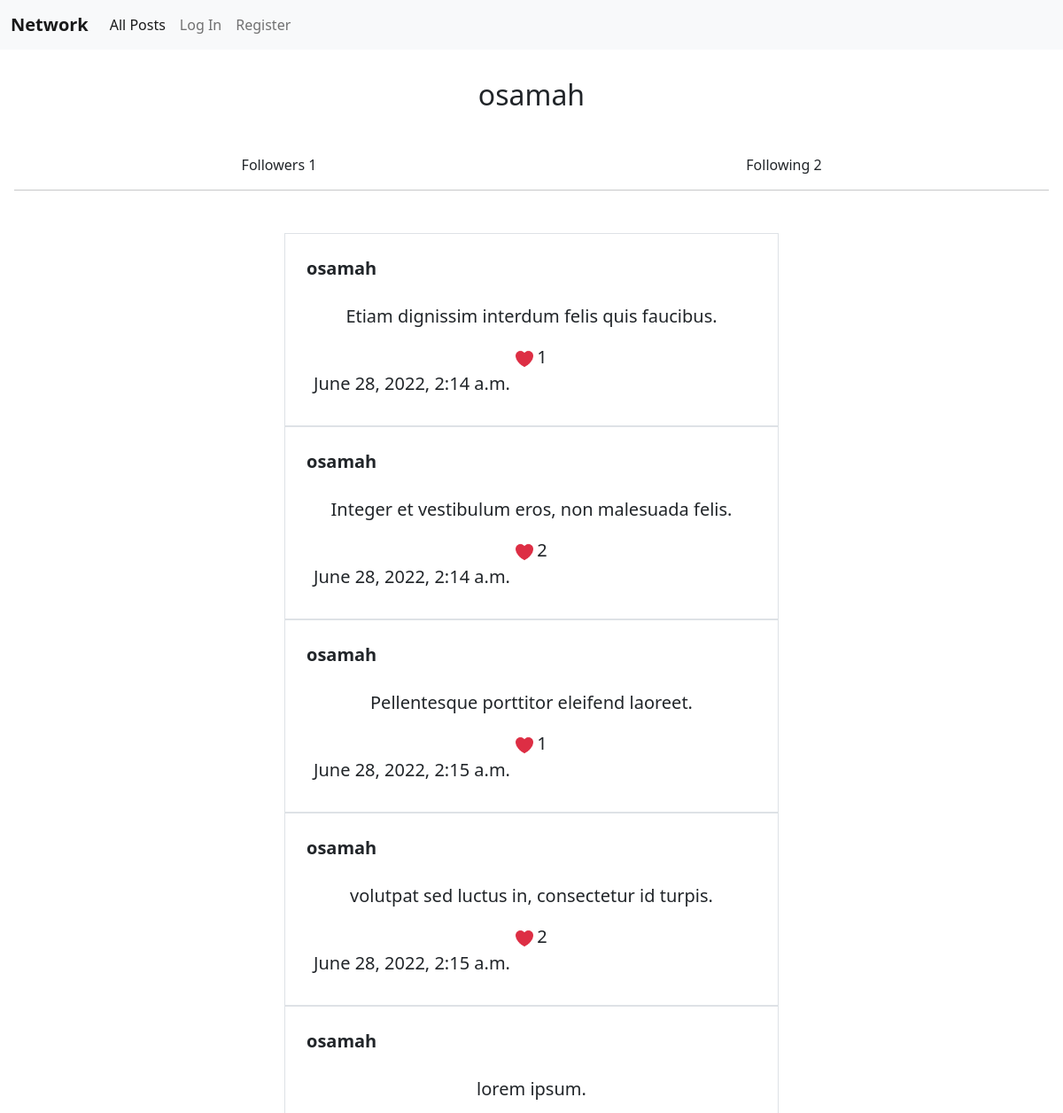
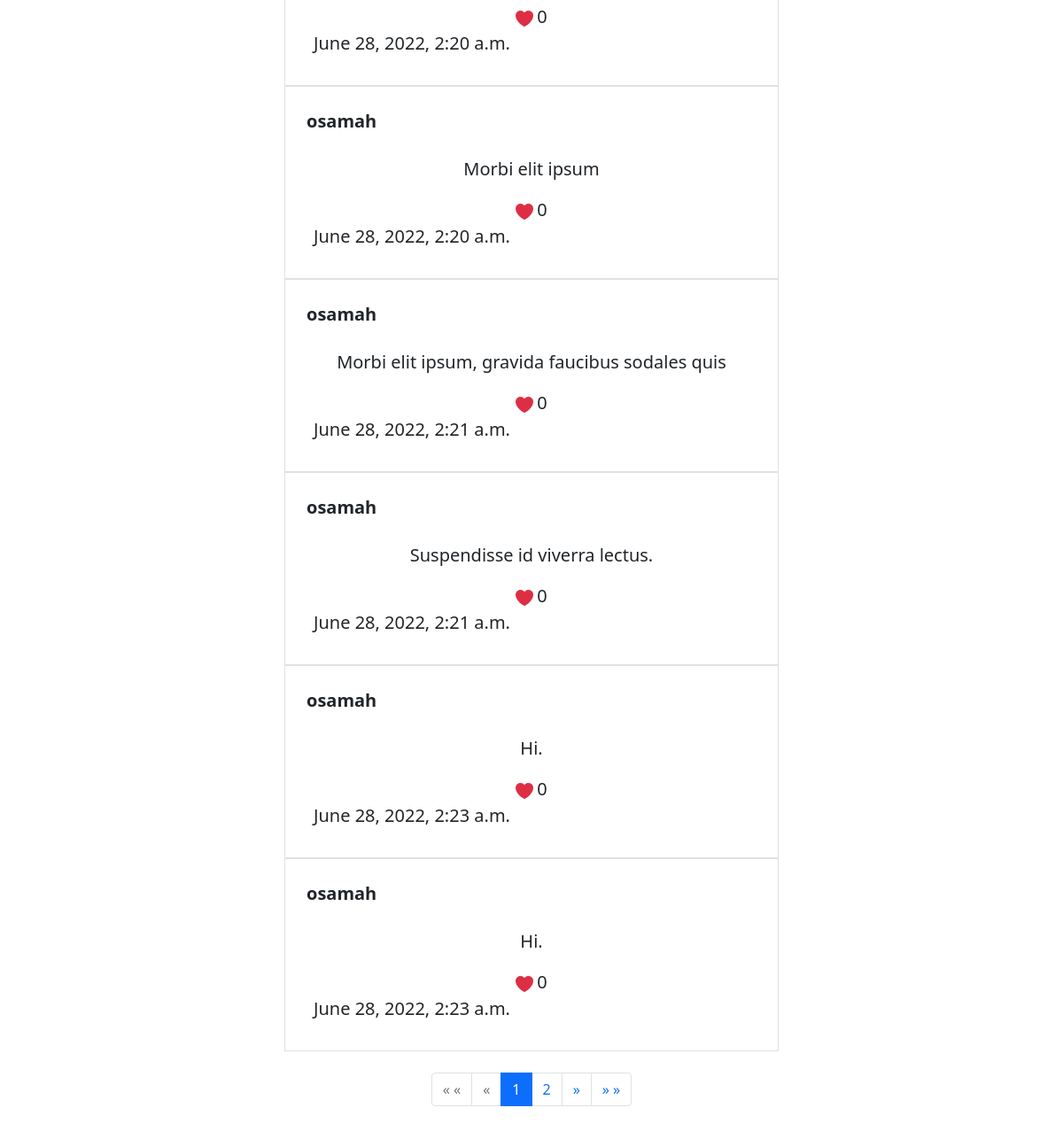
/users/osamah, run on the app's committed database (2 pictures, top to bottom).
### network/models.py (models this page shows, shortened)
class User(AbstractUser):
    pass

class Posts(models.Model):
    poster = models.ForeignKey(User, on_delete=models.CASCADE, related_name="posts_poster")
    text = models.TextField()
    date = models.DateTimeField(default=timezone.now)
    likes = models.IntegerField(default=0)

### network/views.py (the view, shortened to what this page needs)
# urls.py: path("users/<str:user_name>", views.users, name="users"),
def users(request, user_name):
    try:
        user = User.objects.get(username=user_name)
    except ObjectDoesNotExist:
        return render(request, "network/error.html", {
            "error": "User does not exist"
        })
    followers = Followers.objects.filter(user=user).count()
    following = Followers.objects.filter(follower=user).count()
    user_postss = Posts.objects.filter(poster=user)
    try:
        likes = Likes.objects.filter(user=request.user).values_list('post_id', flat=True)
    except TypeError:
        likes = None
    paginator = Paginator(user_postss, 10)  # Show 10 contacts per page.
    page_number = request.GET.get('page')
    user_posts = paginator.get_page(page_number)
    if request.user.is_authenticated is False:
        return render(request, "network/user.html", {
            "user_data": user,
            "followers": followers,
            "following": following,
            "user_posts": user_posts,
            "likes": likes,
        })

### network/templates/network/user.html (shortened to what this page needs)
{% extends "network/layout.html" %}
{% load static %}
{% block body %}
<h2 class="text-center mb-5 mt-3"> {{ user_data.username }} </h2>
<div class="container text-center">
    <div class="row">
        <div class="col" id="followers">
            Followers {{ followers }}
        </div>
        <div class="col">
            Following {{ following }}
        </div>
    </div>
</div>
<hr>
<div class="container text-center mt-5 mb-4" id="user-posts-container">
    {% for i in user_posts %}
        <div class="col-6 border mx-auto p-3 fs-5">
            <p class="text-start p-2 b"><a class="fw-bold text-reset a" href="{% url 'users' i.poster %}">{{ i.poster }}</a></p>
            <p class="text-center text-break">{{ i.text }}</p>
            <img src="{% static 'network/heart.png' %}" alt="Heart Image" class="me-1"><span>{{ i.likes }}</span>
            <p class="fw-lighter text-start ms-3">{{ i.date }}</p>
        </div>
    {% endfor %}
</div>
<nav aria-label="Page navigation">
    <ul class="pagination justify-content-center">
        {% if user_posts.has_previous %}
        <li class="page-item">
            <a class="page-link" href="?page=1" aria-label="Next">
                <span aria-hidden="true">&laquo; &laquo;</span>
            </a>
        </li>
        <li class="page-item">
            <a class="page-link" href="?page={{ user_posts.previous_page_number }}" aria-label="Previous">
                <span aria-hidden="true">&laquo;</span>
            </a>
        </li>
        {% else %}
        <li class="page-item disabled">
            <span class="page-link">&laquo; &laquo;</span>
        </li>
        <li class="page-item disabled">
            <span class="page-link">&laquo;</span>
        </li>
        {% endif %}
        {% for num in user_posts.paginator.page_range %}
        {% if num == user_posts.number %}
        <li class="page-item active"><a class="page-link" href="?page={{ num }}">{{ num }}</a></li>
        {% else %}
        <li class="page-item"><a class="page-link" href="?page={{ num }}">{{ num }}</a></li>
        {% endif %}
        {% endfor %}
        {% if user_posts.has_next %}
        <li class="page-item">
            <a class="page-link" href="?page={{ user_posts.next_page_number }}" aria-label="Next">
                <span aria-hidden="true">&raquo;</span>
            </a>
        </li>
        <li class="page-item">
            <a class="page-link" href="?page={{ user_posts.paginator.num_pages }}" aria-label="Next">
                <span aria-hidden="true">&raquo; &raquo;</span>
            </a>
        </li>
        {% endif %}
    </ul>
</nav>
{% endblock %}

### network/templates/network/layout.html (shortened to what this page needs)
{% load static %}
<!DOCTYPE html>
<html lang="en">
    <head>
        <link href="https://cdn.jsdelivr.net/npm/bootstrap@5.1.3/dist/css/bootstrap.min.css" rel="stylesheet">
        <link href="{% static 'network/styles.css' %}" rel="stylesheet">
    </head>
    <body>
        <nav class="navbar navbar-expand-lg navbar-light bg-light">
            <div class="container-fluid">
                <a class="navbar-brand" href="{% url 'index' %}"><strong>Network</strong></a>
              <ul class="navbar-nav me-auto mb-2 mb-lg-0">
                <li class="nav-item">
                  <a class="nav-link active" href="{% url 'index' %}">All Posts</a>
                </li>
                {% if request.user.is_authenticated %}
                    <li class="nav-item">
                        <a class="nav-link" href="{% url 'following' %}">Following</a>
                    </li>
                    {% if request.user.is_superuser %}
                    <li class="nav-item">
                        <a class="nav-link" href="/admin">Admin Page</a>
                    </li>
                    {% endif %}
                    <li class="nav-item">
                        <a class="nav-link" href="{% url 'logout' %}">Log Out</a>
                    </li>
                {% else %}
                    <li class="nav-item">
                        <a class="nav-link" href="{% url 'login' %}">Log In</a>
                    </li>
                    <li class="nav-item">
                        <a class="nav-link" href="{% url 'register' %}">Register</a>
                    </li>
                {% endif %}
              </ul>
            </div>
          </nav>
        <div class="p-3">
            {% block body %}
            {% endblock %}
        </div>
    </body>
</html>

### network/static/network/styles.css (style rules this page uses)
img { width: 20px; height: auto; }
.a { text-decoration: None; }

### data on the page
User: username "osamah"
Posts: poster "osamah", text "Etiam dignissim interdum felis quis faucibus.", likes "1", date "June 28, 2022, 2:14 a.m."
Posts: poster "osamah", text "Integer et vestibulum eros, non malesuada felis.", likes "2", date "June 28, 2022, 2:14 a.m."
Posts: poster "osamah", text "Pellentesque porttitor eleifend laoreet.", likes "1", date "June 28, 2022, 2:15 a.m."
Posts: poster "osamah", text "volutpat sed luctus in, consectetur id turpis.", likes "2", date "June 28, 2022, 2:15 a.m."
Posts: poster "osamah", text "lorem ipsum.", likes "0", date "June 28, 2022, 2:20 a.m."
Posts: poster "osamah", text "Morbi elit ipsum", likes "0", date "June 28, 2022, 2:20 a.m."
Posts: poster "osamah", text "Morbi elit ipsum, gravida faucibus sodales quis", likes "0", date "June 28, 2022, 2:21 a.m."
Posts: poster "osamah", text "Suspendisse id viverra lectus.", likes "0", date "June 28, 2022, 2:21 a.m."
Posts: poster "osamah", text "Hi.", likes "0", date "June 28, 2022, 2:23 a.m."
Posts: poster "osamah", text "Hi.", likes "0", date "June 28, 2022, 2:23 a.m."

### other printed values
{{ followers }} "1"
{{ following }} "2"
{{ num }} "1"
{{ num }} "2"
